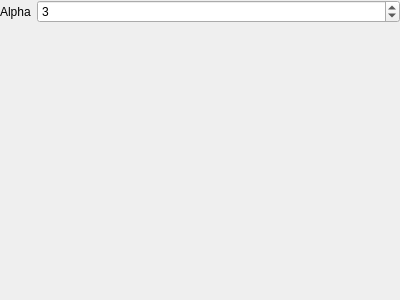
<?xml version="1.0" encoding="UTF-8"?>
<ui version="4.0">
 <class>phong_specular_frame</class>
 <widget class="QFrame" name="phong_specular_frame">
  <property name="geometry">
   <rect>
    <x>0</x>
    <y>0</y>
    <width>400</width>
    <height>300</height>
   </rect>
  </property>
  <property name="windowTitle">
   <string>Frame</string>
  </property>
  <layout class="QFormLayout" name="formLayout">
   <property name="leftMargin">
    <number>0</number>
   </property>
   <property name="topMargin">
    <number>0</number>
   </property>
   <property name="rightMargin">
    <number>0</number>
   </property>
   <property name="bottomMargin">
    <number>0</number>
   </property>
   <item row="0" column="0">
    <widget class="QLabel" name="label">
     <property name="text">
      <string>Alpha</string>
     </property>
    </widget>
   </item>
   <item row="0" column="1">
    <widget class="QSpinBox" name="spinBox">
     <property name="minimum">
      <number>1</number>
     </property>
     <property name="value">
      <number>3</number>
     </property>
    </widget>
   </item>
  </layout>
 </widget>
 <resources/>
 <connections/>
</ui>
